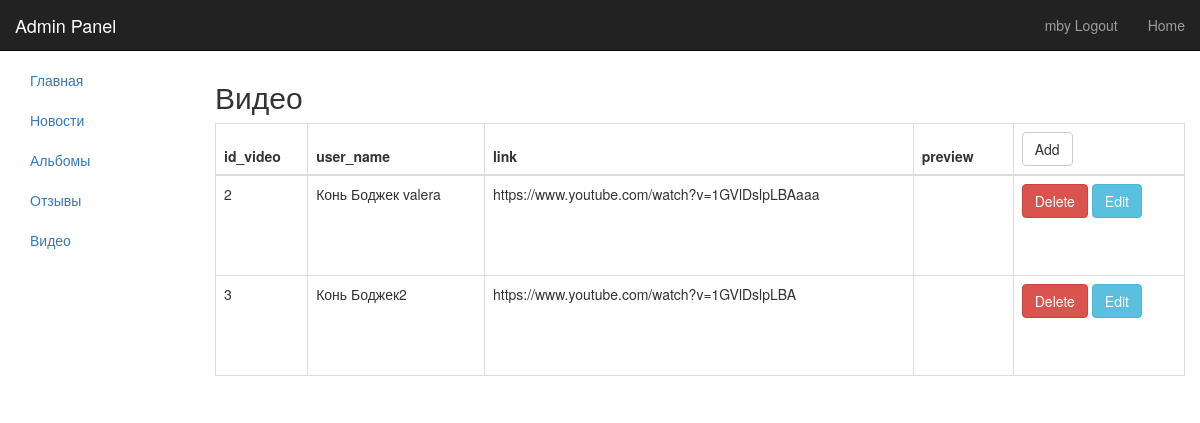
The app's page /admin/?page=video with its own data.
### tables this page shows
CREATE TABLE IF NOT EXISTS `video` (
  `id_video` int(11) NOT NULL,
  `user_name` varchar(255) NOT NULL,
  `link` varchar(255) NOT NULL,
  `preview` varchar(255) NOT NULL
);

### admin/views/video.php (the view, shortened to what this page needs)
<table id="dataTable" class="table  table-bordered table-hover table-responsive">
    <h2>Видео</h2>
    <thead>
    <tr>
        <?php foreach ($items as $i):
            foreach ($i as $key => $v): ?>
                <th><?=$key?></th>
            <?php endforeach;
            break;?>
        <?php endforeach ?>
        <th><a href="./?page=video&action=add" class="btn btn-default" >Add</a></th>
    </tr>
    </thead>
    <tbody>
    <?php foreach ($items as $i):?>
        <tr>
            <?php foreach ($i as $key => $v):?>
                    <?if($key == 'preview'):?>
                    <td style='background-size: contain !important;
                        height: 100px;width: 100px; background-position: center  !important; background-repeat: no-repeat !important;
                        background: url("../images/galery/video_preview/<?=$v?>")' >
                    </td>
                    <? else: ?>
                    <td>
                        <?=$v?>
                    </td>
                    <? endif?>
            <?php endforeach ?>
            <td id="buttonTh"><a style="70px margin-top: 5px;" class="btn btn-danger" href="./services/video.php?action=delete&id=<?php echo $i['id_video']?>" >Delete</a>
                <a style="70px margin-top: 5px;" class="btn btn-info" href="./?page=video&action=edit&id=<?php echo $i['id_video']?>" >Edit</a>
            </td>
        </tr>
    <?php endforeach ?>
    </tbody>
</table>

### records on screen
video: key "id_video", key "user_name", key "link", key "preview", id_video "2", user_name "Конь Боджек valera", link "https://www.youtube.com/watch?v=1GVlDslpLBAaaa"
video: id_video "3", user_name "Конь Боджек2", link "https://www.youtube.com/watch?v=1GVlDslpLBA"
